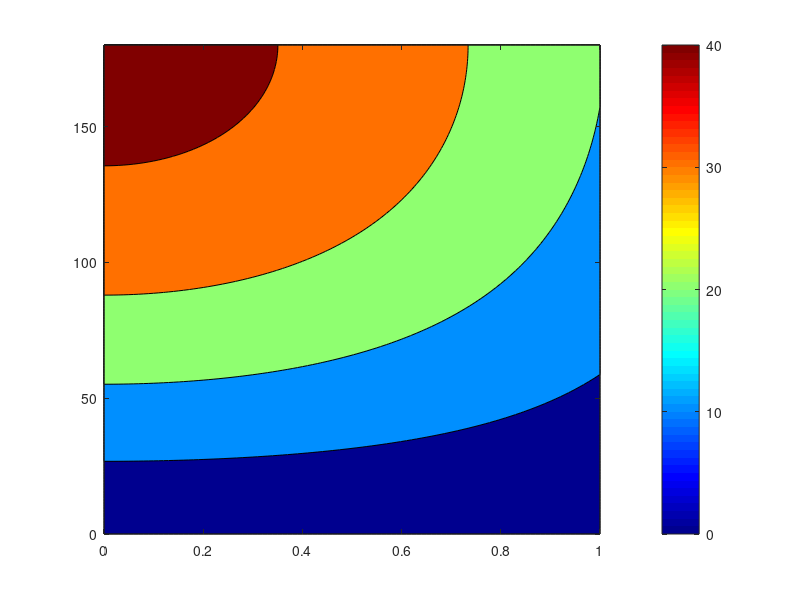

Write the MATLAB code that produced this figure. (Note: this script raises an error after producing the figure.)
%%
Vdc=48;
m=1; % carrier
n=2; % fundamental
ma=0:0.01:1;
mag_fsw=2*m*besselj(0,ma*pi/2)/pi;
mag_side=abs(2.*besselj(n,m*ma*pi/2)/(m*pi));
mag_fsw_carrier=[];
mag_side1_carrier=[];
mag_side2_carrier=[];
theta_carrier=[];
for theta=0:1:180
    theta_carrier=[theta_carrier,theta];
    mag_fsw_carrier= [mag_fsw_carrier ; mag_fsw*sqrt(2)*sqrt(1-cosd(theta))];
    mag_side1_carrier= [mag_side1_carrier ; mag_side*sqrt(2)*sqrt(1-cosd(theta-120))] ;
    mag_side2_carrier= [mag_side2_carrier ; mag_side*sqrt(2)*sqrt(1-cosd(theta+120))] ;
end

[X,Y] = meshgrid(ma,theta_carrier);
mag= sqrt(mag_fsw_carrier.^2+mag_side1_carrier.^2+mag_side2_carrier.^2);

%%
figure();
contourf(X,Y,Vdc*mag_fsw_carrier/sqrt(2),'LevelStep',10)
colormap(jet)
h=colorbar();
set(h,'Ticks',[0:10:300])
ylabel('Carrier Phase ($^o$)','interpreter','Latex','FontName', ...
    'Times New Roman','FontSize',15)
xlabel('Modulation Index (ma)','interpreter','Latex','FontName', ...
    'Times New Roman','FontSize',15)
title('Voltage for ($f_s$)' ...
    ,'interpreter','Latex','FontName', ...
    'Times New Roman','FontSize',15)

%%

figure();
contourf(X,Y,Vdc*mag_side1_carrier/sqrt(2))
colormap(jet)
h=colorbar();
set(h,'Ticks',[0:10:300])
ylabel('Carrier Phase ($^o$)','interpreter','Latex','FontName', ...
    'Times New Roman','FontSize',15)
xlabel('Modulation Index (ma)','interpreter','Latex','FontName', ...
    'Times New Roman','FontSize',15)
title('Voltage for ($f_s-2f_o$)' ...
    ,'interpreter','Latex','FontName', ...
    'Times New Roman','FontSize',15)

%% 
figure();
contourf(X,Y,Vdc*mag_side2_carrier/sqrt(2))
colormap(jet)
h=colorbar();
set(h,'Ticks',[0:10:300])
ylabel('Carrier Phase ($^o$)','interpreter','Latex','FontName', ...
    'Times New Roman','FontSize',15)
xlabel('Modulation Index (ma)','interpreter','Latex','FontName', ...
    'Times New Roman','FontSize',15)
title('Voltage for ($f_s-2f_o$)' ...
    ,'interpreter','Latex','FontName', ...
    'Times New Roman','FontSize',15)
%%
figure();
contourf(X,Y,Vdc*mag/sqrt(2),'LevelStep',2)
colormap(jet)
h=colorbar();
set(h,'Ticks',[0:5:100])
ylabel('Carrier Phase ($^o$)','interpreter','Latex','FontName', ...
    'Times New Roman','FontSize',15)
xlabel('Modulation Index (ma)','interpreter','Latex','FontName', ...
    'Times New Roman','FontSize',15)
title({'A Equivalent Single Frequency  Voltage for','($f_s$) and ($f_s\pm2f_o$)'} ...
    ,'interpreter','Latex','FontName', ...
    'Times New Roman','FontSize',15)
%%
for N=35:1:45
 plot(ma,mag(N,:)*200/sqrt(2))
 hold on
 
end
N=35:1:45;
str = string(N);
legend(str)
xlabel('modulation index( $m_a$)','interpreter','Latex','FontName', ...
    'Times New Roman','FontSize',15)
ylabel('Voltage( $V_{rms}$)','interpreter','Latex','FontName', ...
    'Times New Roman','FontSize',15)
title('Voltage for various carrier phases')
%%
plot(ma,a1)
hold on;

% a=2*besselj(0,1*ma*pi/2)/pi;
% figure();

a=abs(2.*besselj(n,m*ma*pi/2)/(m*pi));
plot(ma,abs(a))
hold on;

%%
plot(ma,100*mag_fsw_carrier(41,:)/sqrt(2));
hold on; 
plot(ma,100*mag_side1_carrier(41,:)/sqrt(2));
hold on;
plot(ma,100*mag_side2_carrier(41,:)/sqrt(2));
hold on;
plot(ma,100*ma/2*sqrt(3));

legend('$f_s$','$f_s-2fo$','$f_s+2f_o$','$f_o$','interpreter','Latex','location','best')
ylabel('Voltage(V)','interpreter','Latex','FontSize',15)
xlabel('modulation index (ma)','interpreter','Latex','FontSize',15)



